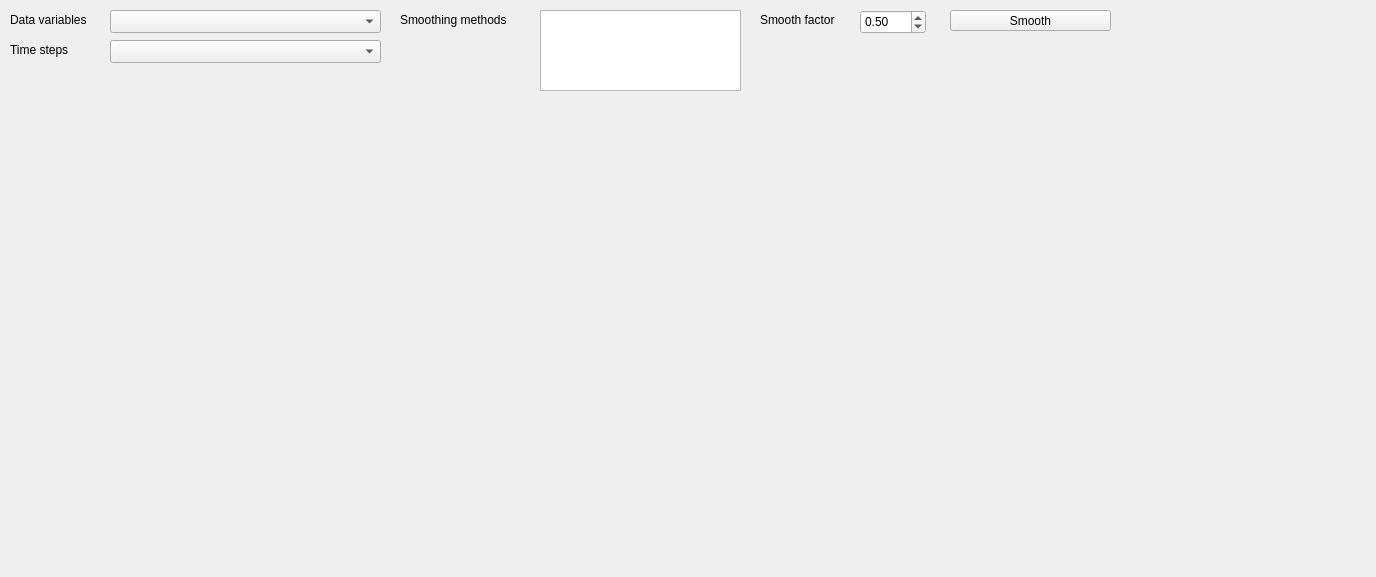
<?xml version="1.0" encoding="UTF-8"?>
<ui version="4.0">
 <class>Plot</class>
 <widget class="QMainWindow" name="Plot">
  <property name="geometry">
   <rect>
    <x>0</x>
    <y>0</y>
    <width>1376</width>
    <height>577</height>
   </rect>
  </property>
  <property name="windowTitle">
   <string>TATSSI Smoothing</string>
  </property>
  <widget class="QWidget" name="content_plot">
   <widget class="QComboBox" name="data_vars">
    <property name="geometry">
     <rect>
      <x>110</x>
      <y>10</y>
      <width>271</width>
      <height>23</height>
     </rect>
    </property>
   </widget>
   <widget class="QLabel" name="lblDataVariables">
    <property name="geometry">
     <rect>
      <x>10</x>
      <y>10</y>
      <width>91</width>
      <height>20</height>
     </rect>
    </property>
    <property name="text">
     <string>Data variables</string>
    </property>
   </widget>
   <widget class="QLabel" name="lblSmoothingM">
    <property name="geometry">
     <rect>
      <x>400</x>
      <y>10</y>
      <width>141</width>
      <height>20</height>
     </rect>
    </property>
    <property name="text">
     <string>Smoothing methods</string>
    </property>
   </widget>
   <widget class="QPushButton" name="pbSmooth">
    <property name="geometry">
     <rect>
      <x>950</x>
      <y>10</y>
      <width>161</width>
      <height>21</height>
     </rect>
    </property>
    <property name="text">
     <string>Smooth</string>
    </property>
   </widget>
   <widget class="QListWidget" name="smoothing_methods">
    <property name="geometry">
     <rect>
      <x>540</x>
      <y>10</y>
      <width>201</width>
      <height>81</height>
     </rect>
    </property>
    <property name="sizeAdjustPolicy">
     <enum>QAbstractScrollArea::AdjustToContentsOnFirstShow</enum>
    </property>
    <property name="dragEnabled">
     <bool>false</bool>
    </property>
    <property name="selectionMode">
     <enum>QAbstractItemView::MultiSelection</enum>
    </property>
   </widget>
   <widget class="QLabel" name="lblTimeSteps">
    <property name="geometry">
     <rect>
      <x>10</x>
      <y>40</y>
      <width>91</width>
      <height>20</height>
     </rect>
    </property>
    <property name="text">
     <string>Time steps</string>
    </property>
   </widget>
   <widget class="QComboBox" name="time_steps">
    <property name="geometry">
     <rect>
      <x>110</x>
      <y>40</y>
      <width>271</width>
      <height>23</height>
     </rect>
    </property>
   </widget>
   <widget class="QLabel" name="lblSmoothFactor">
    <property name="geometry">
     <rect>
      <x>760</x>
      <y>10</y>
      <width>91</width>
      <height>20</height>
     </rect>
    </property>
    <property name="text">
     <string>Smooth factor</string>
    </property>
   </widget>
   <widget class="QDoubleSpinBox" name="smooth_factor">
    <property name="geometry">
     <rect>
      <x>860</x>
      <y>10</y>
      <width>66</width>
      <height>24</height>
     </rect>
    </property>
    <property name="maximum">
     <double>10.000000000000000</double>
    </property>
    <property name="singleStep">
     <double>0.100000000000000</double>
    </property>
    <property name="value">
     <double>0.500000000000000</double>
    </property>
   </widget>
  </widget>
 </widget>
 <resources/>
 <connections/>
</ui>
